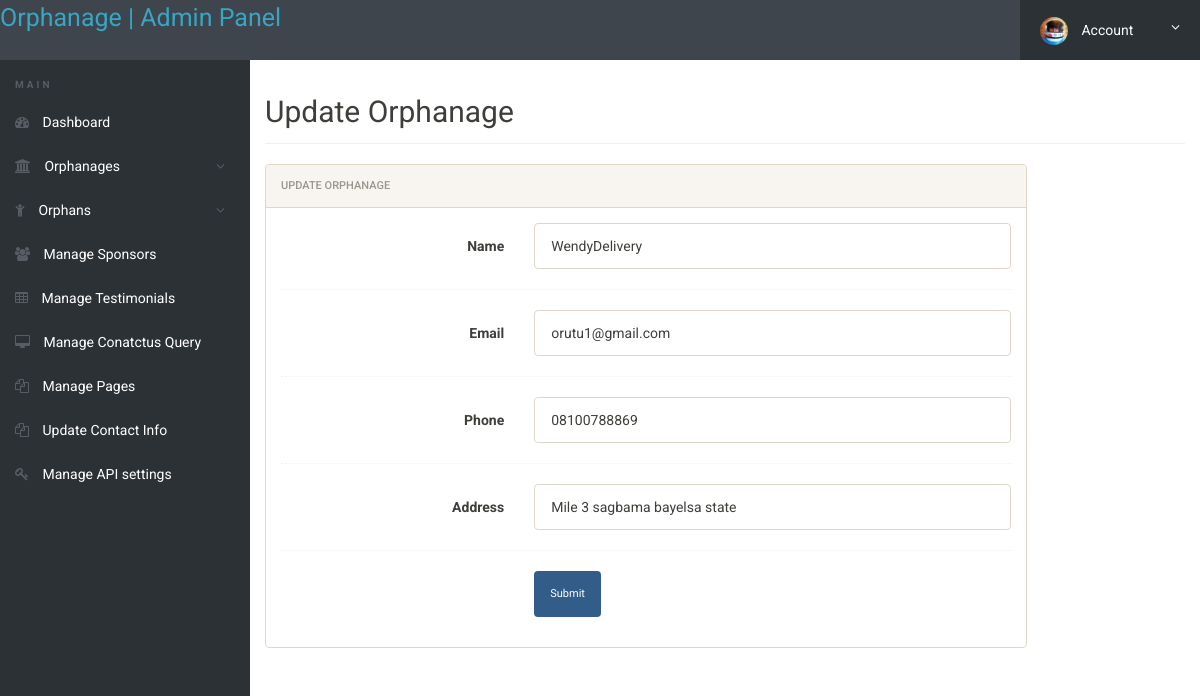
The app's page /admin/edit-orphanage.php?orphanageid=1 (signed in), older data.
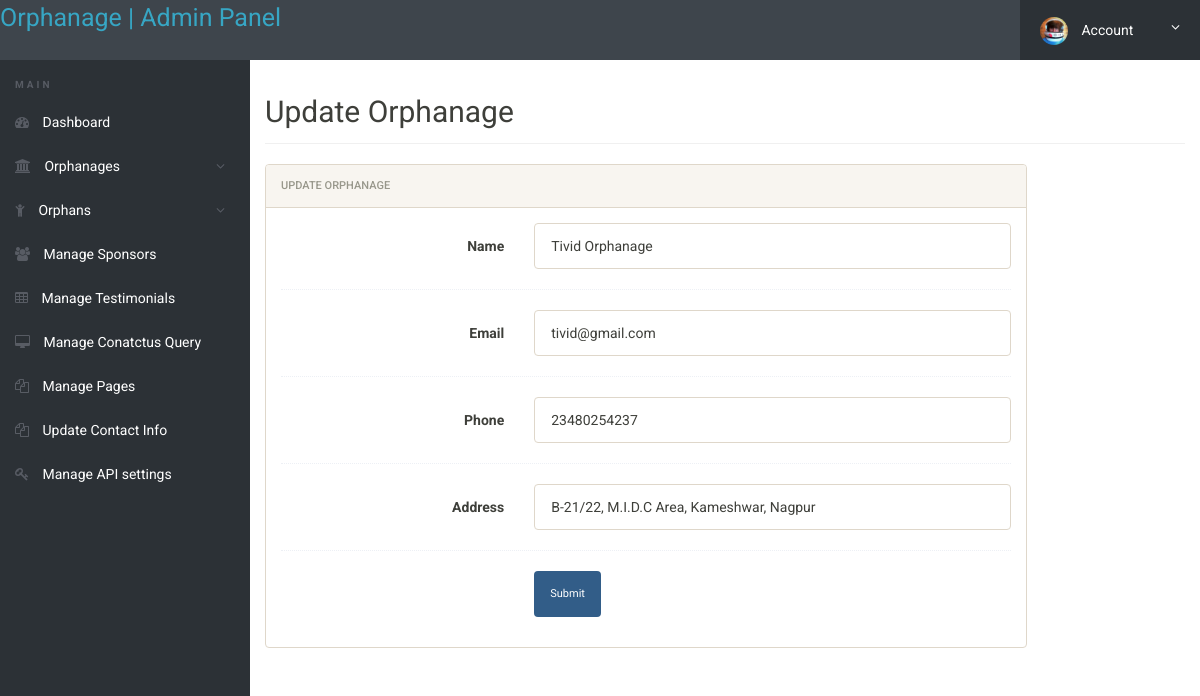
The same page, newer data.
### tables this page shows
CREATE TABLE `orphanage` (
  `id` int(11) NOT NULL,
  `name` varchar(500) NOT NULL,
  `email` varchar(300) NOT NULL,
  `phone` varchar(11) NOT NULL,
  `address` varchar(500) NOT NULL,
  `password` varchar(340) NOT NULL,
  `created_at` datetime DEFAULT CURRENT_TIMESTAMP,
  `updated_at` datetime DEFAULT NULL ON UPDATE CURRENT_TIMESTAMP
);

### admin/edit-orphanage.php (the view, shortened to what this page needs)
<?php
include('../includes/config.php');
if(strlen($_SESSION['alogin'])==0)
	{
header('location:index.php');
}
else{
?>
<!doctype html>
<html lang="en" class="no-js">
<head>
	<link rel="stylesheet" href="css/font-awesome.min.css">
	<link rel="stylesheet" href="css/bootstrap.min.css">
	<link rel="stylesheet" href="css/dataTables.bootstrap.min.css">
	<link rel="stylesheet" href="css/bootstrap-social.css">
	<link rel="stylesheet" href="css/bootstrap-select.css">
	<link rel="stylesheet" href="css/fileinput.min.css">
	<link rel="stylesheet" href="css/awesome-bootstrap-checkbox.css">
	<link rel="stylesheet" href="css/style.css">
</head>
<body>
	<?php include('includes/header.php');?>
	<div class="ts-main-content">
	<?php include('includes/leftbar.php');?>
		<div class="content-wrapper">
			<div class="container-fluid">
				<div class="row">
					<div class="col-md-12">
						<h2 class="page-title">Update Orphanage</h2>
						<div class="row">
							<div class="col-md-10">
								<div class="panel panel-default">
									<div class="panel-heading">Update Orphanage</div>
									<div class="panel-body">
										<form method="post" name="editorphanage" class="form-horizontal" onSubmit="return valid();">
<?php
$id=$_GET['orphanageid'];
$ret="select * from orphanage where id=:id";
$query= $dbh -> prepare($ret);
$query->bindParam(':id',$id, PDO::PARAM_STR);
$query-> execute();
$results = $query -> fetchAll(PDO::FETCH_OBJ);
if($query -> rowCount() > 0)
{
foreach($results as $result)
{
?>
											<div class="form-group">
												<label class="col-sm-4 control-label">Name</label>
												<div class="col-sm-8">
													<input type="text" class="form-control" name="name" id="name" value="<?php echo htmlentities($result->name);?>" required>
												</div>
											</div>
											<div class="hr-dashed"></div>
											<div class="form-group">
												<label class="col-sm-4 control-label">Email</label>
												<div class="col-sm-8">
													<input type="email" class="form-control" name="email" id="email" value="<?php echo htmlentities($result->email);?>" required>
												</div>
											</div>
											<div class="hr-dashed"></div>
											<div class="form-group">
												<label class="col-sm-4 control-label">Phone</label>
												<div class="col-sm-8">
													<input type="text" class="form-control" name="phone" id="phone" value="<?php echo htmlentities($result->phone);?>" required>
												</div>
											</div>
											<div class="hr-dashed"></div>
											<div class="form-group">
												<label class="col-sm-4 control-label">Address</label>
												<div class="col-sm-8">
													<input type="text" class="form-control" name="address" id="address" value="<?php echo htmlentities($result->address);?>" required>
												</div>
											</div>
											<div class="hr-dashed"></div>
										<?php }} ?>
											<div class="form-group">
												<div class="col-sm-8 col-sm-offset-4">
													<button class="btn btn-primary" name="submit" type="submit">Submit</button>
												</div>
											</div>
										</form>
									</div>
								</div>
							</div>
						</div>
					</div>
				</div>
			</div>
		</div>
	</div>
</body>
</html>
<?php } ?>

Row changes from the older to the newer data that the page shows:
changed orphanage: name "WendyDelivery" → "Tivid Orphanage"; email "orutu1@gmail.com" → "tivid@gmail.com"; phone "08100788869" → "23480254237"; address "Mile 3 sagbama bayelsa state" → "B-21/22, M.I.D.C Area, Kameshwar, Nagpur"
